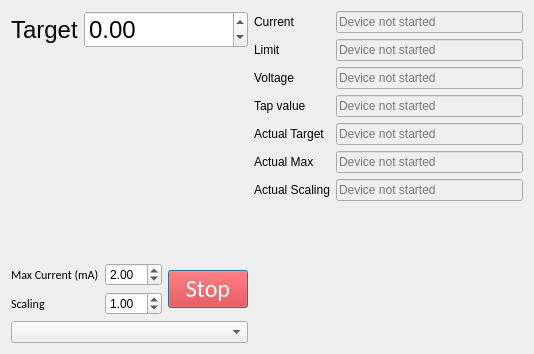
<?xml version="1.0" encoding="UTF-8"?>
<ui version="4.0">
 <class>ArduinoStimControl</class>
 <widget class="QDialog" name="ArduinoStimControl">
  <property name="geometry">
   <rect>
    <x>0</x>
    <y>0</y>
    <width>534</width>
    <height>354</height>
   </rect>
  </property>
  <property name="windowTitle">
   <string>Control you Arduino tDCS device</string>
  </property>
  <layout class="QGridLayout" name="gridLayout_2">
   <item row="1" column="0">
    <layout class="QFormLayout" name="parametersLayout">
     <property name="fieldGrowthPolicy">
      <enum>QFormLayout::AllNonFixedFieldsGrow</enum>
     </property>
     <item row="0" column="1">
      <widget class="QDoubleSpinBox" name="maxCurrentMADoubleSpinBox">
       <property name="maximum">
        <double>20.000000000000000</double>
       </property>
       <property name="singleStep">
        <double>0.100000000000000</double>
       </property>
       <property name="value">
        <double>2.000000000000000</double>
       </property>
      </widget>
     </item>
     <item row="1" column="0">
      <widget class="QLabel" name="scalingLabel">
       <property name="font">
        <font>
         <family>Calibri</family>
        </font>
       </property>
       <property name="text">
        <string>Scaling</string>
       </property>
      </widget>
     </item>
     <item row="1" column="1">
      <widget class="QDoubleSpinBox" name="scalingDoubleSpinBox">
       <property name="maximum">
        <double>10.000000000000000</double>
       </property>
       <property name="singleStep">
        <double>0.100000000000000</double>
       </property>
       <property name="value">
        <double>1.000000000000000</double>
       </property>
      </widget>
     </item>
     <item row="0" column="0">
      <widget class="QLabel" name="maxCurrentMALabel">
       <property name="font">
        <font>
         <family>Calibri</family>
        </font>
       </property>
       <property name="text">
        <string>Max Current (mA)</string>
       </property>
      </widget>
     </item>
    </layout>
   </item>
   <item row="0" column="0" colspan="2">
    <layout class="QFormLayout" name="currentLayout">
     <property name="fieldGrowthPolicy">
      <enum>QFormLayout::AllNonFixedFieldsGrow</enum>
     </property>
     <item row="0" column="1">
      <widget class="QDoubleSpinBox" name="targetDoubleSpinBox">
       <property name="font">
        <font>
         <pointsize>18</pointsize>
        </font>
       </property>
       <property name="accelerated">
        <bool>true</bool>
       </property>
       <property name="minimum">
        <double>-20.000000000000000</double>
       </property>
       <property name="maximum">
        <double>20.000000000000000</double>
       </property>
       <property name="singleStep">
        <double>0.010000000000000</double>
       </property>
      </widget>
     </item>
     <item row="0" column="0">
      <widget class="QLabel" name="targetLabel">
       <property name="font">
        <font>
         <pointsize>18</pointsize>
        </font>
       </property>
       <property name="text">
        <string>Target</string>
       </property>
      </widget>
     </item>
    </layout>
   </item>
   <item row="0" column="2" rowspan="2">
    <layout class="QFormLayout" name="rtInfoLayout">
     <item row="0" column="0">
      <widget class="QLabel" name="currentLabel">
       <property name="text">
        <string>Current</string>
       </property>
      </widget>
     </item>
     <item row="0" column="1">
      <widget class="QLineEdit" name="currentLineEdit">
       <property name="enabled">
        <bool>false</bool>
       </property>
       <property name="text">
        <string/>
       </property>
       <property name="readOnly">
        <bool>true</bool>
       </property>
       <property name="placeholderText">
        <string>Device not started</string>
       </property>
      </widget>
     </item>
     <item row="1" column="0">
      <widget class="QLabel" name="limitLabel">
       <property name="text">
        <string>Limit</string>
       </property>
      </widget>
     </item>
     <item row="1" column="1">
      <widget class="QLineEdit" name="limitLineEdit">
       <property name="enabled">
        <bool>false</bool>
       </property>
       <property name="readOnly">
        <bool>true</bool>
       </property>
       <property name="placeholderText">
        <string>Device not started</string>
       </property>
      </widget>
     </item>
     <item row="2" column="0">
      <widget class="QLabel" name="voltageLabel">
       <property name="text">
        <string>Voltage</string>
       </property>
      </widget>
     </item>
     <item row="2" column="1">
      <widget class="QLineEdit" name="voltageLineEdit">
       <property name="enabled">
        <bool>false</bool>
       </property>
       <property name="readOnly">
        <bool>true</bool>
       </property>
       <property name="placeholderText">
        <string>Device not started</string>
       </property>
      </widget>
     </item>
     <item row="3" column="0">
      <widget class="QLabel" name="tapValueLabel">
       <property name="text">
        <string>Tap value</string>
       </property>
      </widget>
     </item>
     <item row="3" column="1">
      <widget class="QLineEdit" name="tapValueLineEdit">
       <property name="enabled">
        <bool>false</bool>
       </property>
       <property name="readOnly">
        <bool>true</bool>
       </property>
       <property name="placeholderText">
        <string>Device not started</string>
       </property>
      </widget>
     </item>
     <item row="4" column="0">
      <widget class="QLabel" name="actualTargetLabel">
       <property name="text">
        <string>Actual Target</string>
       </property>
      </widget>
     </item>
     <item row="4" column="1">
      <widget class="QLineEdit" name="actualTargetLineEdit">
       <property name="enabled">
        <bool>false</bool>
       </property>
       <property name="readOnly">
        <bool>true</bool>
       </property>
       <property name="placeholderText">
        <string>Device not started</string>
       </property>
      </widget>
     </item>
     <item row="5" column="0">
      <widget class="QLabel" name="actualMaxLabel">
       <property name="text">
        <string>Actual Max</string>
       </property>
      </widget>
     </item>
     <item row="5" column="1">
      <widget class="QLineEdit" name="actualMaxLineEdit">
       <property name="enabled">
        <bool>false</bool>
       </property>
       <property name="readOnly">
        <bool>true</bool>
       </property>
       <property name="placeholderText">
        <string>Device not started</string>
       </property>
      </widget>
     </item>
     <item row="6" column="0">
      <widget class="QLabel" name="actualScalingLabel">
       <property name="text">
        <string>Actual Scaling</string>
       </property>
      </widget>
     </item>
     <item row="6" column="1">
      <widget class="QLineEdit" name="actualScalingLineEdit">
       <property name="enabled">
        <bool>false</bool>
       </property>
       <property name="readOnly">
        <bool>true</bool>
       </property>
       <property name="placeholderText">
        <string>Device not started</string>
       </property>
      </widget>
     </item>
    </layout>
   </item>
   <item row="2" column="0" colspan="2">
    <widget class="QComboBox" name="comPort"/>
   </item>
   <item row="1" column="1">
    <widget class="QPushButton" name="stopButton">
     <property name="font">
      <font>
       <family>Calibri</family>
       <pointsize>18</pointsize>
      </font>
     </property>
     <property name="styleSheet">
      <string notr="true">QPushButton  {
	background: red;
	color: white;
}</string>
     </property>
     <property name="text">
      <string>Stop</string>
     </property>
    </widget>
   </item>
  </layout>
 </widget>
 <resources/>
 <connections/>
</ui>
